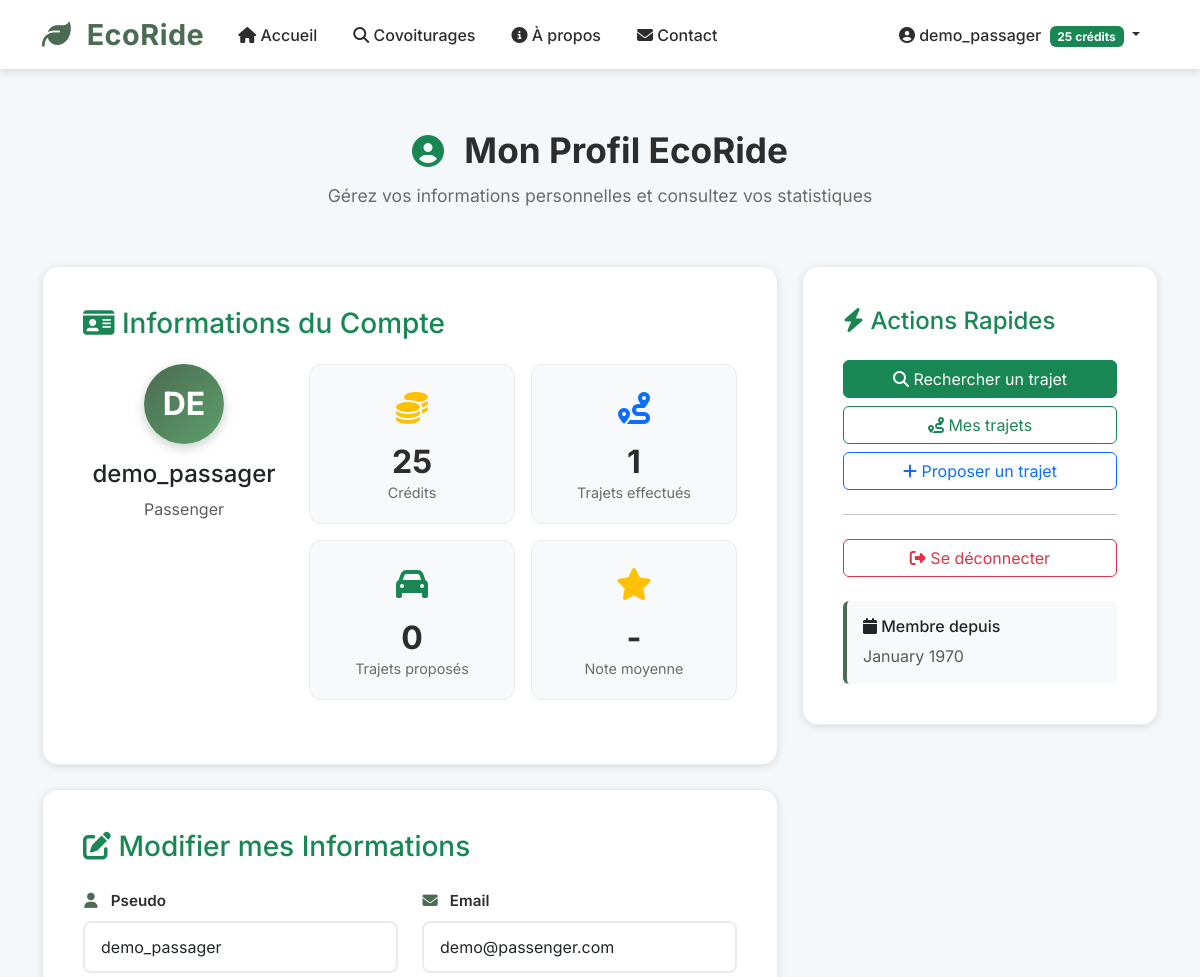
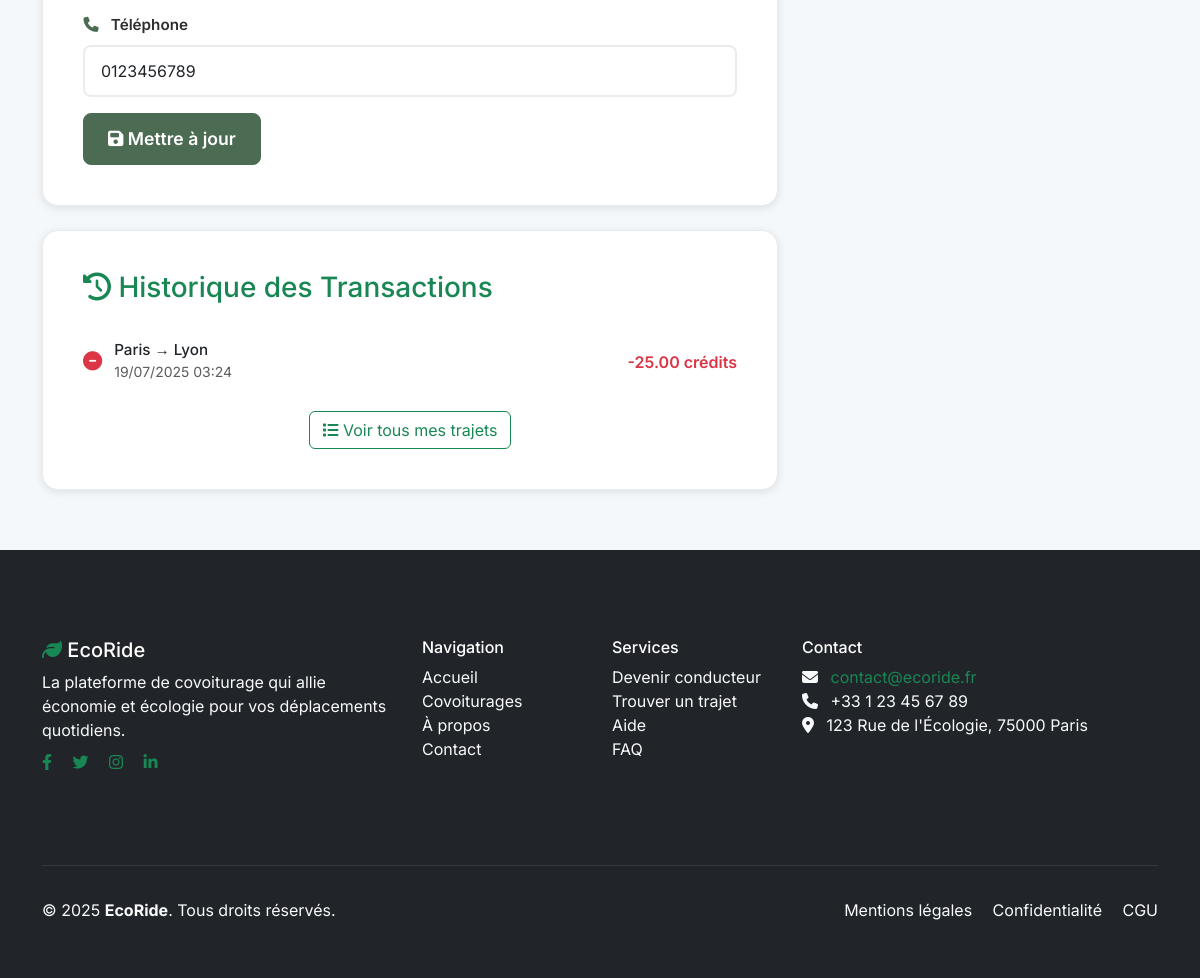
/?page=profile (signed in), run on the app's committed database (2 pictures, top to bottom).
### tables this page shows
CREATE TABLE users (
    id INT AUTO_INCREMENT PRIMARY KEY,
    username VARCHAR(50) NOT NULL UNIQUE,
    email VARCHAR(100) NOT NULL UNIQUE,
    password VARCHAR(255) NOT NULL,
    phone VARCHAR(20),
    credits INT DEFAULT 20,
    role ENUM(
        'passenger',
        'driver',
        'admin'
    ) DEFAULT 'passenger',
    created_at TIMESTAMP DEFAULT CURRENT_TIMESTAMP,
    is_active BOOLEAN DEFAULT TRUE
);

CREATE TABLE bookings (
    id INT AUTO_INCREMENT PRIMARY KEY,
    trip_id INT NOT NULL,
    passenger_id INT NOT NULL,
    seats_booked INT DEFAULT 1,
    total_price DECIMAL(6, 2) NOT NULL,
    status ENUM(
        'pending',
        'confirmed',
        'cancelled'
    ) DEFAULT 'pending',
    booking_date TIMESTAMP DEFAULT CURRENT_TIMESTAMP,
    payment_status ENUM('pending', 'paid', 'refunded') DEFAULT 'pending',
    FOREIGN KEY (trip_id) REFERENCES trips (id) ON DELETE CASCADE,
    FOREIGN KEY (passenger_id) REFERENCES users (id) ON DELETE CASCADE
);

### includes/session.php (called while the page is built, shortened)
<?php
function isLoggedIn()
{
    return isset($_SESSION['user_id']) && !empty($_SESSION['user_id']);
}
function getCurrentUser()
{
    return [
        'id' => $_SESSION['user_id'],
        'username' => $_SESSION['username'],
        'email' => $_SESSION['email'],
        'credits' => $_SESSION['credits'],
        'role' => $_SESSION['role'],
        'login_time' => $_SESSION['login_time']
    ];
}

### pages/profile.php (the view, shortened to what this page needs)
<?php
require_once 'includes/session.php';
require_once 'config/database.php';
$user = getCurrentUser();
$errors = [];
try {
    $stmt = $pdo->prepare("
        SELECT COUNT(*) as count
        FROM bookings b
        JOIN trips t ON b.trip_id = t.id
        WHERE b.passenger_id = :user_id AND b.status = 'confirmed'
    ");
    $stmt->execute([':user_id' => $user['id']]);
    $trips_as_passenger = $stmt->fetchColumn();
    $stmt = $pdo->prepare("
        SELECT COUNT(*) as count
        FROM trips
        WHERE driver_id = :user_id AND status = 'completed'
    ");
    $stmt->execute([':user_id' => $user['id']]);
    $trips_as_driver = $stmt->fetchColumn();
    $stmt = $pdo->prepare("
        SELECT AVG(rating) as avg_rating, COUNT(*) as review_count
        FROM reviews
        WHERE reviewed_id = :user_id AND is_validated = 1
    ");
    $stmt->execute([':user_id' => $user['id']]);
    $rating_data = $stmt->fetch();
    $average_rating = $rating_data['avg_rating'] ? round($rating_data['avg_rating'], 1) : null;
    $stmt = $pdo->prepare("
        SELECT 'Réservation trajet' as type, -b.total_price as amount, b.booking_date as date,
               CONCAT(t.departure_city, ' → ', t.arrival_city) as description
        FROM bookings b
        JOIN trips t ON b.trip_id = t.id
        WHERE b.passenger_id = :user_id AND b.status = 'confirmed'
        ORDER BY b.booking_date DESC
        LIMIT 5
    ");
    $stmt->execute([':user_id' => $user['id']]);
    $transactions = $stmt->fetchAll();
} catch (Exception $e) {
    $trips_as_passenger = 0;
    $trips_as_driver = 0;
    $average_rating = null;
    $review_count = 0;
    $transactions = [];
}
$stmt = $pdo->prepare("SELECT username, email, phone FROM users WHERE id = :user_id");
$stmt->execute([':user_id' => $user['id']]);
$user_profile = $stmt->fetch();
?>
<section class="auth-section">
    <div class="container">
        <div class="row justify-content-center mb-4">
            <div class="col-lg-10">
                <div class="auth-header text-center">
                    <h1 class="auth-title">
                        <i class="fas fa-user-circle text-success"></i>
                        Mon Profil EcoRide
                    </h1>
                    <p class="auth-subtitle">
                        Gérez vos informations personnelles et consultez vos statistiques
                    </p>
                </div>
            </div>
        </div>
        <div class="row justify-content-center">
            <div class="col-lg-8">
                <div class="auth-card mb-4">
                    <h3 class="text-success mb-4">
                        <i class="fas fa-id-card"></i> Informations du Compte
                    </h3>
                    <div class="row mb-4">
                        <div class="col-md-4 text-center">
                            <div class="user-avatar-large mb-3">
                                <?= strtoupper(substr($user['username'], 0, 2)) ?>
                            </div>
                            <h4><?= htmlspecialchars($user['username']) ?></h4>
                            <p class="text-muted"><?= ucfirst($user['role']) ?></p>
                        </div>
                        <div class="col-md-8">
                            <div class="row g-3">
                                <div class="col-6">
                                    <div class="stat-card">
                                        <div class="stat-icon">
                                            <i class="fas fa-coins text-warning"></i>
                                        </div>
                                        <div class="stat-info">
                                            <h3><?= $user['credits'] ?></h3>
                                            <p>Crédits</p>
                                        </div>
                                    </div>
                                </div>
                                <div class="col-6">
                                    <div class="stat-card">
                                        <div class="stat-icon">
                                            <i class="fas fa-route text-primary"></i>
                                        </div>
                                        <div class="stat-info">
                                            <h3><?= $trips_as_passenger ?></h3>
                                            <p>Trajets effectués</p>
                                        </div>
                                    </div>
                                </div>
                                <div class="col-6">
                                    <div class="stat-card">
                                        <div class="stat-icon">
                                            <i class="fas fa-car text-success"></i>
                                        </div>
                                        <div class="stat-info">
                                            <h3><?= $trips_as_driver ?></h3>
                                            <p>Trajets proposés</p>
                                        </div>
                                    </div>
                                </div>
                                <div class="col-6">
                                    <div class="stat-card">
                                        <div class="stat-icon">
                                            <i class="fas fa-star text-warning"></i>
                                        </div>
                                        <div class="stat-info">
                                            <h3><?= $average_rating ? $average_rating : '-' ?></h3>
                                            <p>Note moyenne</p>
                                        </div>
                                    </div>
                                </div>
                            </div>
                        </div>
                    </div>
                </div>
                <div class="auth-card mb-4">
                    <h3 class="text-success mb-4">
                        <i class="fas fa-edit"></i> Modifier mes Informations
                    </h3>
                    <form method="POST" class="auth-form">
                        <div class="row">
                            <div class="col-md-6">
                                <div class="mb-3">
                                    <label for="username" class="form-label">
                                        <i class="fas fa-user"></i> Pseudo
                                    </label>
                                    <input type="text"
                                        class="form-control <?= isset($errors['username']) ? 'is-invalid' : '' ?>"
                                        id="username"
                                        name="username"
                                        value="<?= htmlspecialchars($user_profile['username']) ?>"
                                        required>
                                </div>
                            </div>
                            <div class="col-md-6">
                                <div class="mb-3">
                                    <label for="email" class="form-label">
                                        <i class="fas fa-envelope"></i> Email
                                    </label>
                                    <input type="email"
                                        class="form-control <?= isset($errors['email']) ? 'is-invalid' : '' ?>"
                                        id="email"
                                        name="email"
                                        value="<?= htmlspecialchars($user_profile['email']) ?>"
                                        required>
                                </div>
                            </div>
                        </div>
                        <div class="mb-3">
                            <label for="phone" class="form-label">
                                <i class="fas fa-phone"></i> Téléphone
                            </label>
                            <input type="tel"
                                class="form-control"
                                id="phone"
                                name="phone"
                                value="<?= htmlspecialchars($user_profile['phone'] ?: '') ?>"
                                placeholder="Optionnel">
                        </div>
                        <button type="submit" name="update_profile" class="btn btn-success">
                            <i class="fas fa-save"></i> Mettre à jour
                        </button>
                    </form>
                </div>
                <div class="auth-card">
                    <h3 class="text-success mb-4">
                        <i class="fas fa-history"></i> Historique des Transactions
                    </h3>
                    <?php if (count($transactions) > 0): ?>
                        <div class="transaction-list">
                            <?php foreach ($transactions as $transaction): ?>
                                <div class="transaction-item">
                                    <div class="transaction-icon">
                                        <i class="fas fa-minus-circle text-danger"></i>
                                    </div>
                                    <div class="transaction-details">
                                        <h6><?= htmlspecialchars($transaction['description']) ?></h6>
                                        <small class="text-muted">
                                            <?= date('d/m/Y H:i', strtotime($transaction['date'])) ?>
                                        </small>
                                    </div>
                                    <div class="transaction-amount">
                                        <span class="text-danger">
                                            <?= $transaction['amount'] ?> crédits
                                        </span>
                                    </div>
                                </div>
                            <?php endforeach; ?>
                        </div>
                        <div class="text-center mt-3">
                            <a href="?page=my-trips" class="btn btn-outline-success">
                                <i class="fas fa-list"></i> Voir tous mes trajets
                            </a>
                        </div>
                    <?php endif; ?>
                </div>
            </div>
            <div class="col-lg-4">
                <div class="auth-card">
                    <h4 class="text-success mb-4">
                        <i class="fas fa-bolt"></i> Actions Rapides
                    </h4>
                    <div class="d-grid gap-2">
                        <a href="?page=search" class="btn btn-success">
                            <i class="fas fa-search"></i> Rechercher un trajet
                        </a>
                        <a href="?page=my-trips" class="btn btn-outline-success">
                            <i class="fas fa-route"></i> Mes trajets
                        </a>
                        <a href="?page=create-trip" class="btn btn-outline-primary">
                            <i class="fas fa-plus"></i> Proposer un trajet
                        </a>
                        <hr>
                        <a href="?page=logout" class="btn btn-outline-danger">
                            <i class="fas fa-sign-out-alt"></i> Se déconnecter
                        </a>
                    </div>
                    <div class="member-info mt-4 p-3 bg-light rounded">
                        <h6><i class="fas fa-calendar"></i> Membre depuis</h6>
                        <p class="mb-0 text-muted">
                            <?= date('F Y', strtotime($user['login_time'] ?? 'now')) ?>
                        </p>
                    </div>
                </div>
            </div>
        </div>
    </div>
</section>

### includes/navbar.php (shortened to what this page needs)
<?php
$current_page = $_GET['page'] ?? 'home';
?>
<nav class="navbar navbar-expand-lg navbar-light bg-light sticky-top">
    <div class="container">
        <a class="navbar-brand" href="?page=home">
            <i class="fas fa-leaf"></i>
            EcoRide
        </a>
        <div class="collapse navbar-collapse" id="navbarNav">
            <ul class="navbar-nav me-auto">
                <li class="nav-item">
                    <a class="nav-link <?= ($current_page == 'home') ? 'active' : '' ?>" href="?page=home">
                        <i class="fas fa-home"></i> Accueil
                    </a>
                </li>
                <li class="nav-item">
                    <a class="nav-link <?= ($current_page == 'search') ? 'active' : '' ?>" href="?page=search">
                        <i class="fas fa-search"></i> Covoiturages
                    </a>
                </li>
                <li class="nav-item">
                    <a class="nav-link <?= ($current_page == 'about') ? 'active' : '' ?>" href="?page=about">
                        <i class="fas fa-info-circle"></i> À propos
                    </a>
                </li>
                <li class="nav-item">
                    <a class="nav-link <?= ($current_page == 'contact') ? 'active' : '' ?>" href="?page=contact">
                        <i class="fas fa-envelope"></i> Contact
                    </a>
                </li>
            </ul>
            <?php if (isLoggedIn()): ?>
                <div class="navbar-nav ms-auto">
                    <div class="nav-item dropdown">
                        <a class="nav-link dropdown-toggle" href="#" id="navbarDropdown" role="button" data-bs-toggle="dropdown">
                            <i class="fas fa-user-circle"></i>
                            <?= getCurrentUser()['username'] ?>
                            <span class="badge bg-success ms-1"><?= getCurrentUser()['credits'] ?> crédits</span>
                        </a>
                    </div>
                </div>
            <?php endif; ?>
        </div>
    </div>
</nav>

### data on the page
users: username "demo_passager", username "DE", email "demo@passenger.com", phone "0123456789"
bookings: description "Paris → Lyon", booking_date "19/07/2025 03:24", amount "-25.00"

### other printed values
getCurrentUser()['credits'] "25"
$user['role'] "Passenger"
$user['credits'] "25"
$trips_as_passenger "1"
$trips_as_driver "0"
date('F Y', strtotime($user['login_time'] ?? 'now')) "January 1970"
